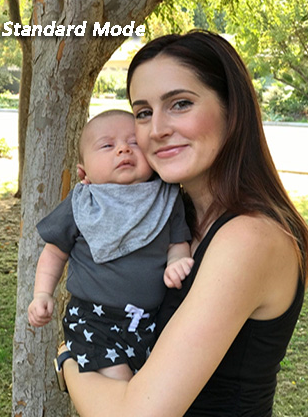
#> input picture testdata/Capture1.PNG, 308 x 417 px, found by its file name
$ jupyter execute --allow-errors 'mulit level matting.ipynb'   (older library calls are emulated)
#> lines starting #> are read from the running program, lines starting #| are printed output that depends on the picture
[cell 1]
from __future__ import division

import logging

import cv2
import numpy as np
from numpy.lib.stride_tricks import as_strided
import scipy.sparse
import scipy.sparse.linalg

[cell 2]
def _rolling_block(A, block=(3, 3)):
    """Applies sliding window to given matrix."""
    shape = (A.shape[0] - block[0] + 1, A.shape[1] - block[1] + 1) + block
    strides = (A.strides[0], A.strides[1]) + A.strides
    return as_strided(A, shape=shape, strides=strides)

[cell 3]
def compute_laplacian(img, mask=None, eps=10**(-7), win_rad=1):
    """Computes Matting Laplacian for a given image.

    Args:
        img: 3-dim numpy matrix with input image
        mask: mask of pixels for which Laplacian will be computed.
            If not set Laplacian will be computed for all pixels.
        eps: regularization parameter controlling alpha smoothness
            from Eq. 12 of the original paper. Defaults to 1e-7.
        win_rad: radius of window used to build Matting Laplacian (i.e.
            radius of omega_k in Eq. 12).
    Returns: sparse matrix holding Matting Laplacian.
    """

    win_size = (win_rad * 2 + 1) ** 2
    h, w, d = img.shape
    # Number of window centre indices in h, w axes
    c_h, c_w = h - 2 * win_rad, w - 2 * win_rad
    win_diam = win_rad * 2 + 1

    indsM = np.arange(h * w).reshape((h, w))
    ravelImg = img.reshape(h * w, d)
    win_inds = _rolling_block(indsM, block=(win_diam, win_diam))

    win_inds = win_inds.reshape(c_h, c_w, win_size)
    if mask is not None:
        mask = cv2.dilate(
            mask.astype(np.uint8),
            np.ones((win_diam, win_diam), np.uint8)
        ).astype(np.bool)
        win_mask = np.sum(mask.ravel()[win_inds], axis=2)
        win_inds = win_inds[win_mask > 0, :]
    else:
        win_inds = win_inds.reshape(-1, win_size)


    winI = ravelImg[win_inds]

    win_mu = np.mean(winI, axis=1, keepdims=True)
    win_var = np.einsum('...ji,...jk ->...ik', winI, winI) / win_size - np.einsum('...ji,...jk ->...ik', win_mu, win_mu)

    inv = np.linalg.inv(win_var + (eps/win_size)*np.eye(3))

    X = np.einsum('...ij,...jk->...ik', winI - win_mu, inv)
    vals = np.eye(win_size) - (1.0/win_size)*(1 + np.einsum('...ij,...kj->...ik', X, winI - win_mu))

    nz_indsCol = np.tile(win_inds, win_size).ravel()
    nz_indsRow = np.repeat(win_inds, win_size).ravel()
    nz_indsVal = vals.ravel()
    L = scipy.sparse.coo_matrix((nz_indsVal, (nz_indsRow, nz_indsCol)), shape=(h*w, h*w))
    return L

[cell 4]
def closed_form_matting_with_scribbles(image, scribbles, scribbles_confidence=100.0, levels = 3):
    """Apply Closed-Form matting to given image using scribbles image."""

    assert image.shape == scribbles.shape, 'scribbles must have exactly same shape as image.'

    # [7 lines of commented-out code are left out]
    prior = scribbles.copy()
    prior[np.where((scribbles == [1,1,1]).all(axis = 2))] = [1/3,1/3,1/3]
#     prior[np.where((img == [0,1,0]).all(axis = 2))] = [0,1,0]
#     prior[np.where((img == [0,0,1]).all(axis = 2))] = [0,0,1]

    consts_map = prior != 0.33
# [8 lines of commented-out code are left out]
    return closed_form_matting_with_prior(
        image,
        prior,
        scribbles_confidence * consts_map,
        consts_map
    )

[cell 5]
def closed_form_matting_with_prior(image, prior, prior_confidence, consts_map=None):
    """Applies closed form matting with prior alpha map to image.

    Args:
        image: 3-dim numpy matrix with input image.
        prior: matrix of same width and height as input image holding apriori alpha map.
        prior_confidence: matrix of the same shape as prior hodling confidence of prior alpha.
        consts_map: binary mask of pixels that aren't expected to change due to high
            prior confidence.

    Returns: 2-dim matrix holding computed alpha map.
    """
    print(image.shape)
    print(prior.shape)
    print(prior_confidence.shape)
    #assert image.shape[:2] == prior.shape, ('prior must be 2D matrix with height and width equal '
    #                                        'to image.')
    #assert image.shape[:2] == prior_confidence.shape, ('prior_confidence must be 2D matrix with '
    #                                                   'height and width equal to image.')
    #assert (consts_map is None) or image.shape[:2] == consts_map.shape, (
    #    'consts_map must be 2D matrix with height and width equal to image.')

    logging.info('Computing Matting Laplacian.')
    laplacian = compute_laplacian(image, ~consts_map[:,:,0] if consts_map is not None else None)

    confidence = scipy.sparse.diags(prior_confidence[:,:,0].ravel())
    print(confidence.shape)
    prior_reshaped = np.stack([prior[:,:,0].ravel(),prior[:,:,1].ravel(),prior[:,:,2].ravel()],axis =1)
    prior_confidence_reshaped = np.stack([prior_confidence[:,:,0].ravel(),prior_confidence[:,:,1].ravel(),prior_confidence[:,:,2].ravel()],axis =1)
    print(prior_reshaped.shape)
    logging.info('Solving for alpha.')
    solution = scipy.sparse.linalg.spsolve(
        laplacian + confidence,
        prior_reshaped * prior_confidence_reshaped
    )
    alpha = np.minimum(np.maximum(solution.reshape(prior.shape), 0), 1)
    return alpha

[cell 6]
image = cv2.imread('./testdata/source.png')

[cell 7]
capture = cv2.imread('./testdata/Capture1.PNG')
#> capture is the input picture: shape (417, 308, 3); mean B, G, R 101.3, 122.9, 133.8

[cell 8]
print(capture.shape)
#| (417, 308, 3)

[cell 9]
scribbles = cv2.imread('./testdata/scribbles.png')

[cell 10]
scribble = cv2.imread('./testdata/scribble.png')
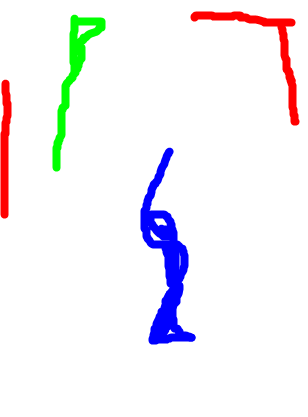
#> input picture testdata/scribble.png, 308 x 417 px, found by its file name
#> scribble is the input picture: shape (417, 308, 3); mean B, G, R 245.6, 241.6, 243.3

[cell 11]
import matplotlib.pyplot as plt

plt.imshow(capture)
plt.show()

[cell 12]
import matplotlib.pyplot as plt

plt.imshow(scribble)

plt.show()

#> (a cell that did not finish here is left out)

#> (a cell that did not finish here is left out)

[cell 15]
scribble[np.where(scribble < 127 )] = 0
scribble[np.where(scribble >= 127 )] = 255
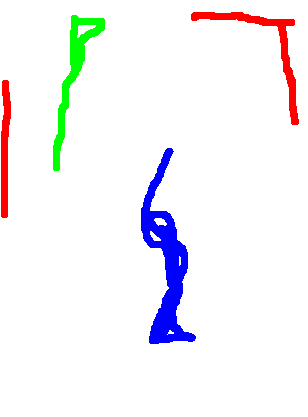
#> scribble: shape (417, 308, 3); mean B, G, R 246.4, 242.4, 243.8

output = closed_form_matting_with_scribbles(capture/255, scribble/255, levels = 5)
#> in closed_form_matting_with_scribbles, `prior[np.where((scribbles == [1,1,1]).all(axis = 2))] = [1/3,1/3,1/3]`:
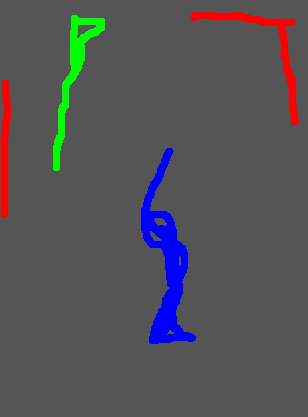
#> prior: shape (417, 308, 3) float64; mean of channels 0, 1, 2 0.342, 0.326, 0.332; drawn as B, G, R
#> in closed_form_matting_with_scribbles, `consts_map = prior != 0.33`: consts_map: shape (417, 308, 3) bool; every value is 1
#| (417, 308, 3)
#| (417, 308, 3)
#| (417, 308, 3)
#> in compute_laplacian, `win_inds = _rolling_block(indsM, block=(win_diam, win_diam))`:
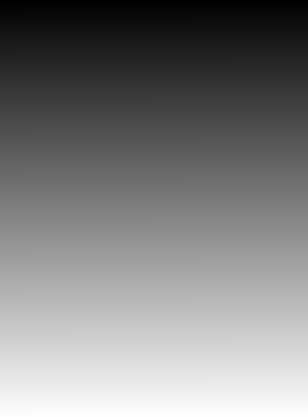
#> indsM: shape (417, 308) int64; min 0, max 128435, mean 64217.5; drawn with min black and max white
#> in compute_laplacian, `mask = cv2.dilate( mask.astype(np.uint8), np.ones((win_diam, win_diam)..`: mask: shape (417, 308) bool; every value is 0
#> in compute_laplacian, `win_mask = np.sum(mask.ravel()[win_inds], axis=2)`: win_mask: shape (415, 306) int64; every value is 0
#> in compute_laplacian, `win_inds = win_inds[win_mask > 0, :]`: win_inds = empty array
#| (128436, 128436)
#| (128436, 3)

[cell 16]
plt.imshow(output[:,:,1])
plt.show()
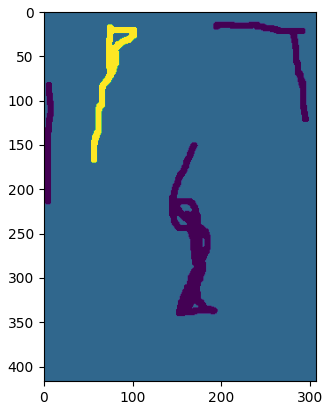
#> figure drawn by matplotlib, 1 panel
